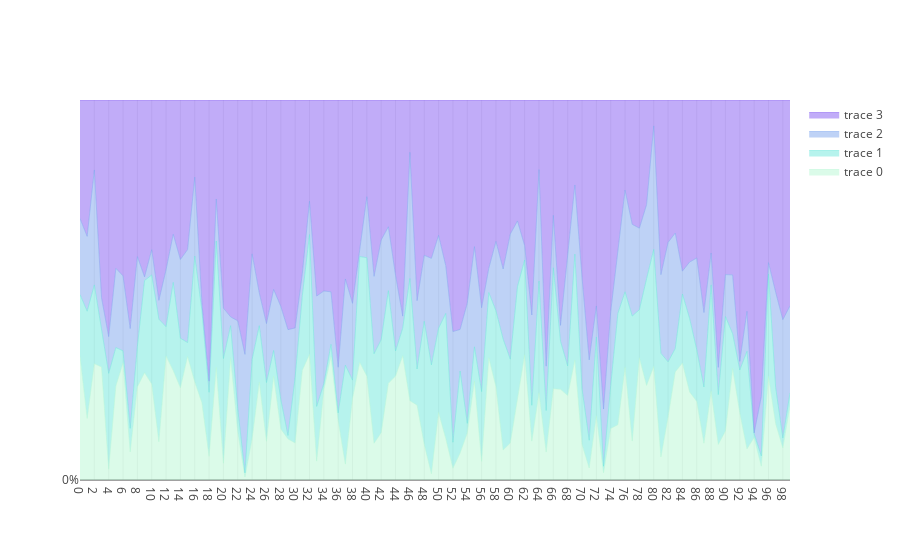

The code cell stored with this chart in its notebook:
### Code cell
%%kql 
PageViews 
| summarize count() by Language 
| sort by count_ 
| limit 10 
| extend cs2 = 2 * count_
| extend cs3 = 3 * count_
//| extend cs4 = 4 * count_
//| extend cs5 = count_ * count_
| render anomalychart title="Michael's chart"
